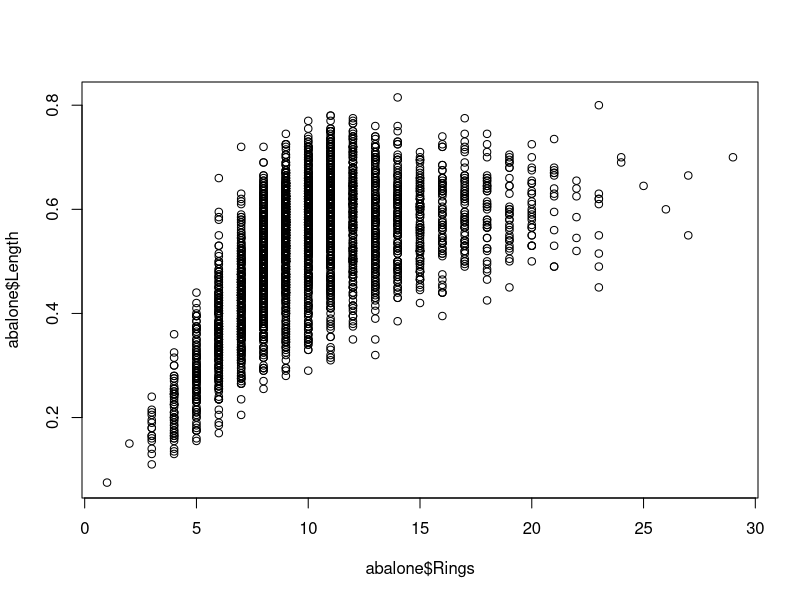
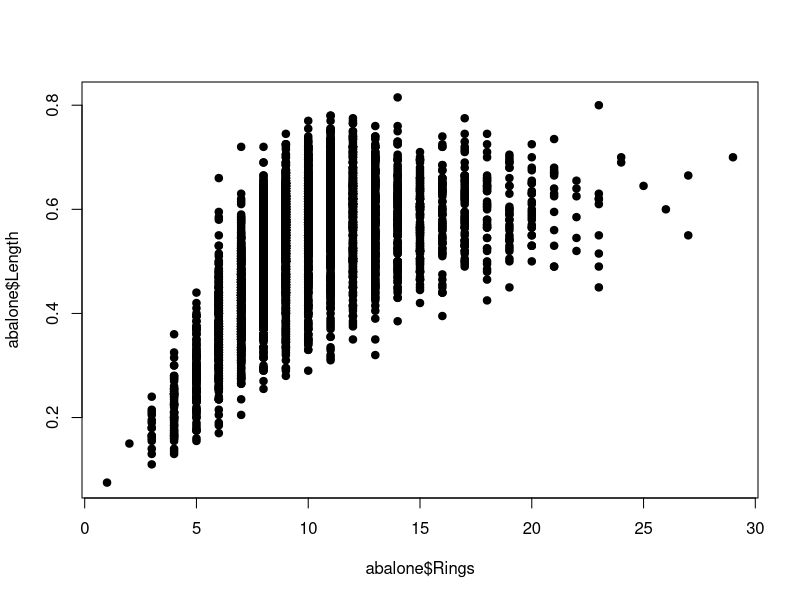
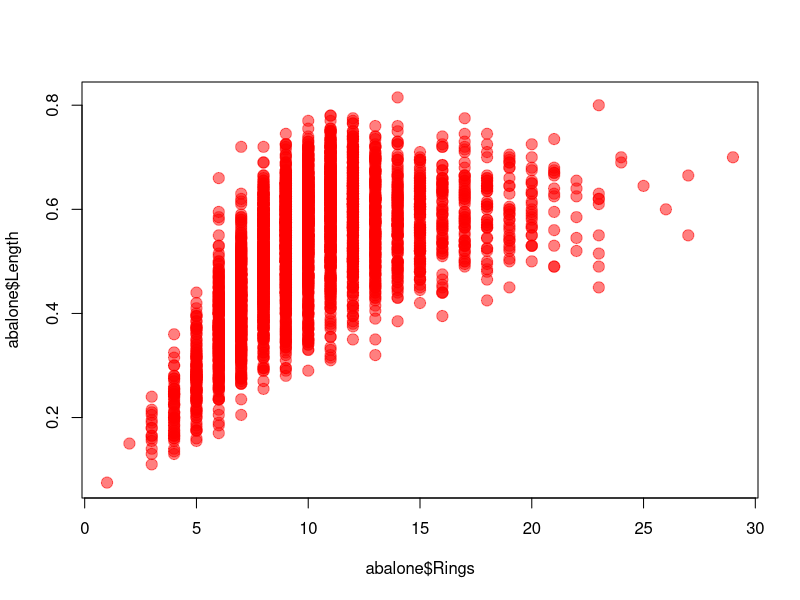
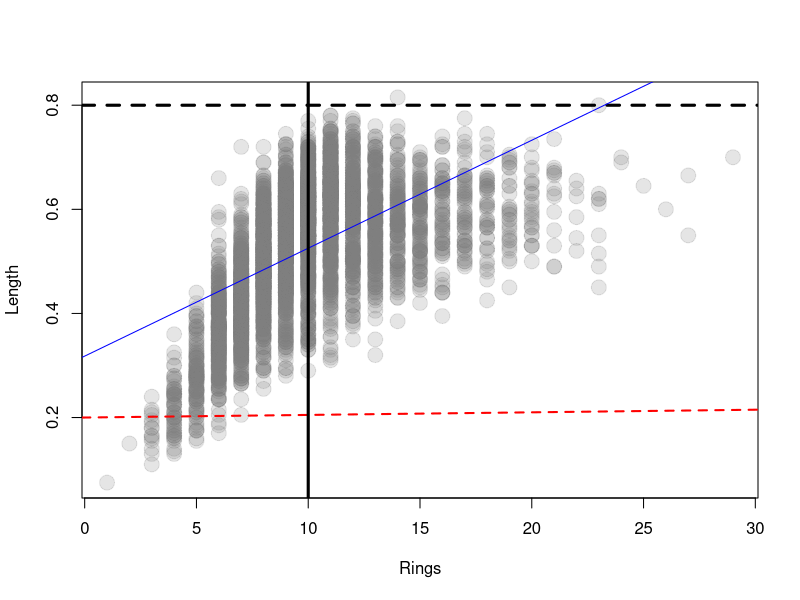
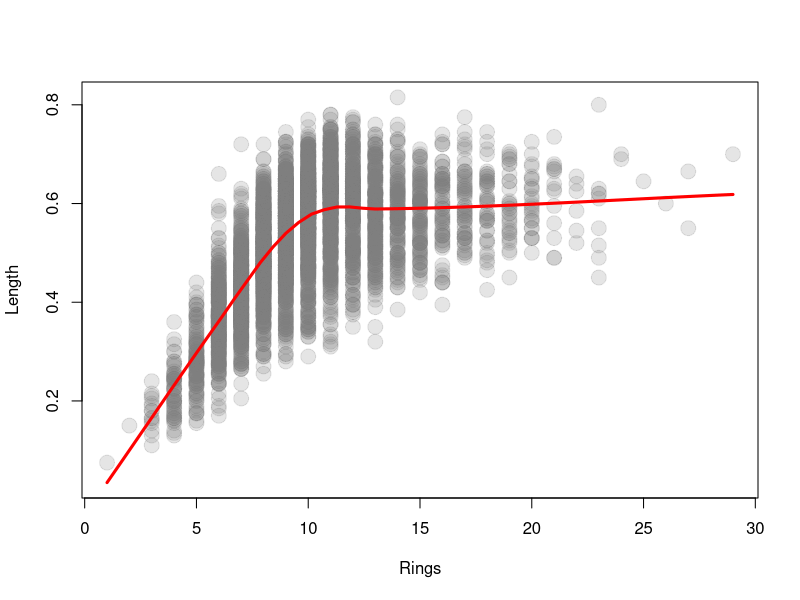
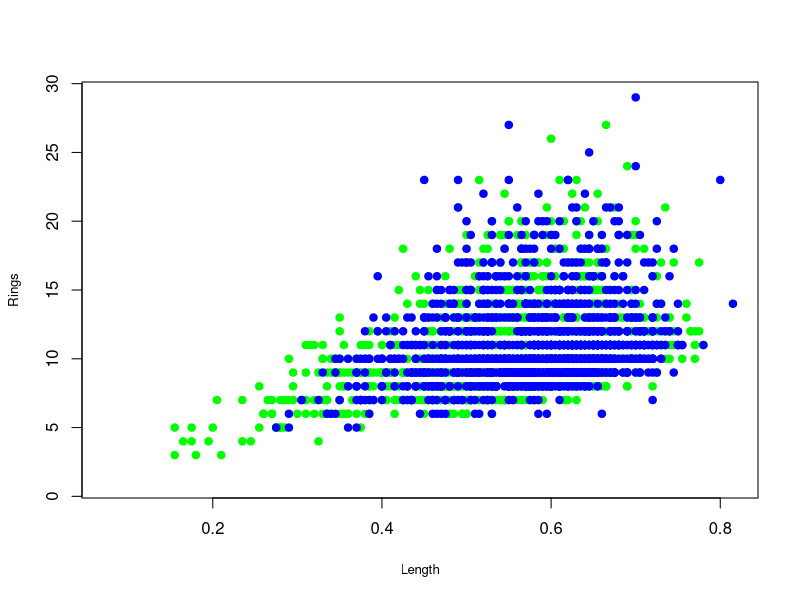
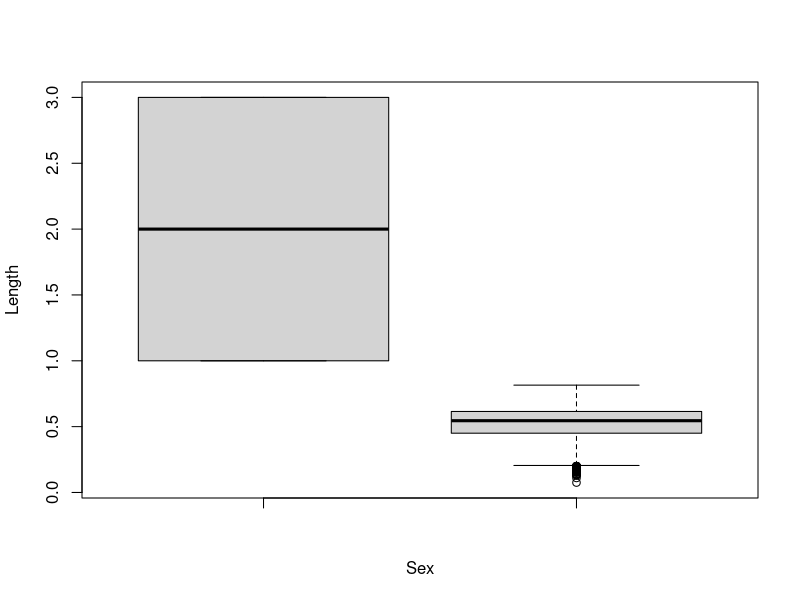
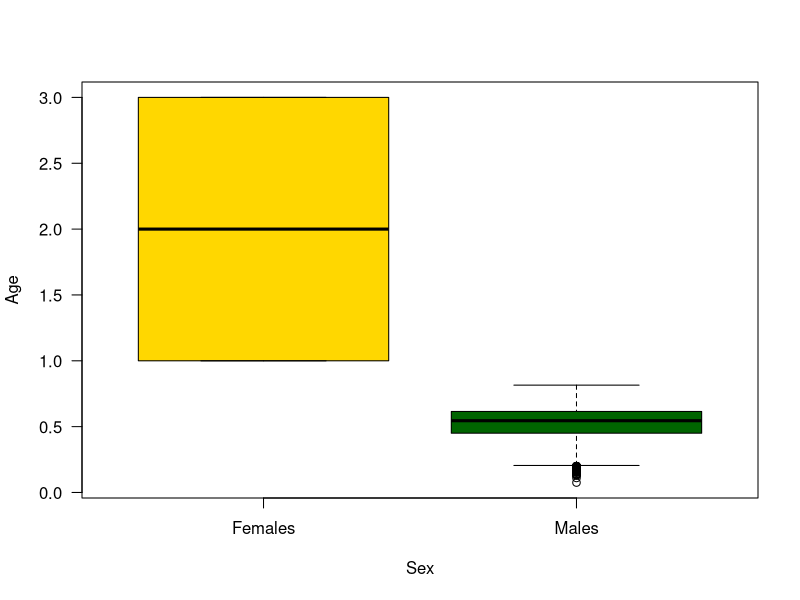

These figures' R source, in order:
## ---- chunk 1
abalone <- read.csv("Data/abalone.csv")
head(abalone)


#BASIC PLOTTING
names(abalone)

#plot(x, y, data)
plot(abalone$Rings, abalone$Length)

#change the points to be filled in, pch = point character
plot(abalone$Rings, abalone$Length, pch = 19) #plot(x,y) plot(y~x)

#change the colour, size, and transparency
col=adjustcolor("grey50", alpha=0.2)

plot(abalone$Rings, abalone$Length, pch = 19, col= adjustcolor("red", alpha = 0.5), 
     cex=1.5)

#change the x and y axis labels and customize the y axis 
plot(abalone$Rings, abalone$Length, pch = 19, col= col, 
     cex=2, xlab = "Rings", ylab = "Length")

#plot a line of best fit ontop
abline(h=0.8, col= "black", lwd = 3, lty=2)

abline(0.2, 0.0005, col="red", lty=2, lwd=2)

#plot a regression line
?lm
lm<-lm(abalone$Length~abalone$Rings)
abline(lm, col="blue")
abline(v = 10, col= "black", lwd = 3)

#smoothed line ontop of data
scatter.smooth(abalone$Rings, abalone$Length, pch = 19, col= col, 
     cex=2, xlab = "Rings", ylab = "Length" , lpars =
                    list(col = "red", lwd = 3, lty = 1))

#export the image to your current working directory
#what is your working directory?
getwd()

# 1. Open jpeg file
jpeg("rplot.jpg", width = 1400, height = 1400)
# 2. Create the plot
plot(abalone$Rings, abalone$Length, pch = 19, col= col, 
     cex=2, xlab = "Rings", ylab = "Length")
# 3. Close the file
dev.off() 

#look at your file - the text is too small, make it bigger
# 1. Open jpeg file
jpeg("rplot.jpg", units = "in", res = 300, width = 7, height = 5)
# 2. Create the plot
par(mar = c(1,1,1,1)+4)
par(oma = c(1,1,1,1))
plot(abalone$Rings, abalone$Length, pch = 19, col= col, 
     cex=2, xlab = "Rings", ylab = "Length", cex.lab = 2, cex.axis = 2)
# 3. Close the file
dev.off()


#PLOT A two scatterplots on top of each other, male and female
males <- subset(abalone, Sex == "M")
females <- subset(abalone, Sex == "F")
plot(Rings~Length, data = males, col="green", 
   ylim=range(abalone$Rings), xlim = range(abalone$Length), xlab="Length",
   ylab="Rings", cex.lab=0.8, pch = 19)

points(Rings~Length, data = females, col="blue", 
   ylim=range(abalone$Rings), xlim = range(abalone$Length), xlab="Length",
   ylab="Rings", cex.lab=0.8, pch = 19)

#BOXPLOTS
boxplot(as.factor(abalone$Sex), abalone$Length, 
        xlab="Sex", ylab="Length") 

#pretty basic, add some colour
boxplot(as.factor(abalone$Sex), abalone$Length,  
   xlab="Sex", ylab="Age", 
   col=(c("gold","darkgreen")), 
   axes=FALSE)
# Make x axis using Mon-Fri labels
axis(1, at=1:2, lab=c("Females", "Males"))
# Make y axis with horizontal labels that display ticks at 
# every 4 marks. 4*0:max_y is equivalent to c(0,4,8,12).
axis(2, las=1)
box()

#SEE HERE FOR REFERENCE FOR BASE PLOTTING COMMANDS:
#https://www.statmethods.net/advgraphs/parameters.html

## ---- chunk 2
library(dplyr)
library(ggplot2)
# fake data:
d <- data.frame(x = c(1:8, 1:8), y = runif(16),
  group1 = rep(gl(2, 4, labels = c("a", "b")), 2),
  group2 = gl(2, 8))
head(d)
ggplot(data = d, aes(x = x, y = y, colour = group1)) + geom_point() +
  facet_grid(~group2)
## ---- chunk 3
ggplot(mpg, aes(cty, hwy)) + 
  geom_point(aes(color = class, size = cyl))
## ---- chunk 4
ggplot(mpg, aes(cty, hwy)) + geom_point(aes(colour = cyl))

## ---- chunk 5
morph <- read.csv("Data/Morph_for_Sato.csv", stringsAsFactors = FALSE)
names(morph) <- tolower(names(morph)) # make columns names lowercase
morph <- filter(morph, islandid == "Flor_Chrl") # take only one island
morph <- select(morph, taxonorig, sex, wingl, beakh, ubeakl) # only keep these columns
morph <- rename(morph, taxon = taxonorig)
morph <- data.frame(na.omit(morph)) # remove all rows with any NAs to make this simple
morph <- as_tibble(morph)
set.seed(1)
morph <- morph[base::sample(seq_len(nrow(morph)), 200), ] # downsample
## ---- chunk 6
ggplot(morph, aes(wingl, beakh)) +
  geom_point(aes(colour = sex)) +
  geom_line()
## ---- chunk 7
 # exercise
ggplot(morph, aes(wingl, beakh)) +
  geom_point(aes(size=ubeakl, color=sex))
## ---- chunk 8
 # exercise
ggplot(morph, aes(wingl, beakh)) +
  geom_point(aes(color=taxon, size=ubeakl))
## ---- chunk 9
 # exercise
ggplot(morph, aes(wingl, beakh)) +
  geom_point(aes(color=ubeakl))
## ---- chunk 10
 # exercise
ggplot(morph, aes(wingl, beakh)) +
  geom_point(aes(color=taxon, shape=sex, size = ubeakl))
## ---- chunk 11
ggplot(morph, aes(wingl, beakh)) + geom_point()
## ---- chunk 12
 # exercise
ggplot(morph, aes(sex,wingl, color=sex)) +
  geom_violin() +
  geom_point()
## ---- chunk 13
 # exercise
ggplot(morph, aes(wingl)) +
  geom_histogram(binwidth = 2)
## ---- chunk 14
 # exercise
ggplot(morph, aes(taxon,wingl)) +
  geom_boxplot()
## ---- chunk 15
 # exercise
ggplot(morph, aes(wingl,taxon)) +
  geom_boxplot() +
  xlab("Wing Length") +
  ylab("Species Name")
  
## ---- chunk 16
ggplot(morph, aes(wingl, beakh)) + 
  geom_point() +
  theme_light()
## ---- chunk 17
ggplot(morph, aes(wingl, beakh)) +
  geom_point(aes(colour= sex)) +
  scale_color_manual(name = "sex",
                     values = c("F" = "#bf0584",
                                  "M" = "blue")) +
  xlab("Wing Length") +
  ylab("Beak Height") +
  theme_dark() 
## ---- chunk 18
ggplot(morph, aes(wingl, beakh))+
  geom_point(aes(colour= ubeakl)) +
  scale_color_gradient(low="blue", high="red") +
  xlab("Wing Length")+
  ylab("Beak Height") +
  theme_dark() 
## ---- chunk 19
ggplot(morph, aes(ubeakl, beakh)) +
  geom_point(aes(shape=taxon, color=wingl)) +
  scale_shape_manual(values = c(0:11)) +
  scale_color_gradient(low="blue", high="red") +
  labs(title = "My stupid graph", y="Beak Height", x="Upper Beak Length")
